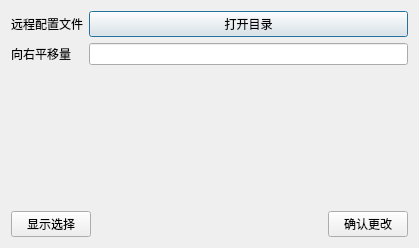
<?xml version="1.0" encoding="UTF-8"?>
<ui version="4.0">
 <class>Dialog</class>
 <widget class="QDialog" name="Dialog">
  <property name="geometry">
   <rect>
    <x>0</x>
    <y>0</y>
    <width>419</width>
    <height>248</height>
   </rect>
  </property>
  <property name="windowTitle">
   <string>系统配置</string>
  </property>
  <layout class="QVBoxLayout" name="verticalLayout_2">
   <item>
    <layout class="QGridLayout" name="gridLayout">
     <item row="0" column="0">
      <widget class="QLabel" name="label">
       <property name="text">
        <string>远程配置文件</string>
       </property>
      </widget>
     </item>
     <item row="1" column="0">
      <widget class="QLabel" name="label_2">
       <property name="text">
        <string>向右平移量</string>
       </property>
      </widget>
     </item>
     <item row="0" column="1">
      <widget class="QPushButton" name="pushButton">
       <property name="text">
        <string>打开目录</string>
       </property>
      </widget>
     </item>
     <item row="1" column="1">
      <widget class="QLineEdit" name="lineEdit"/>
     </item>
    </layout>
   </item>
   <item>
    <spacer name="verticalSpacer">
     <property name="orientation">
      <enum>Qt::Vertical</enum>
     </property>
     <property name="sizeHint" stdset="0">
      <size>
       <width>20</width>
       <height>40</height>
      </size>
     </property>
    </spacer>
   </item>
   <item>
    <layout class="QHBoxLayout" name="horizontalLayout">
     <item>
      <widget class="QPushButton" name="pushButton_2">
       <property name="text">
        <string>显示选择</string>
       </property>
      </widget>
     </item>
     <item>
      <spacer name="horizontalSpacer">
       <property name="orientation">
        <enum>Qt::Horizontal</enum>
       </property>
       <property name="sizeHint" stdset="0">
        <size>
         <width>40</width>
         <height>20</height>
        </size>
       </property>
      </spacer>
     </item>
     <item>
      <widget class="QPushButton" name="pushButton_3">
       <property name="text">
        <string>确认更改</string>
       </property>
      </widget>
     </item>
    </layout>
   </item>
  </layout>
 </widget>
 <resources/>
 <connections/>
</ui>
